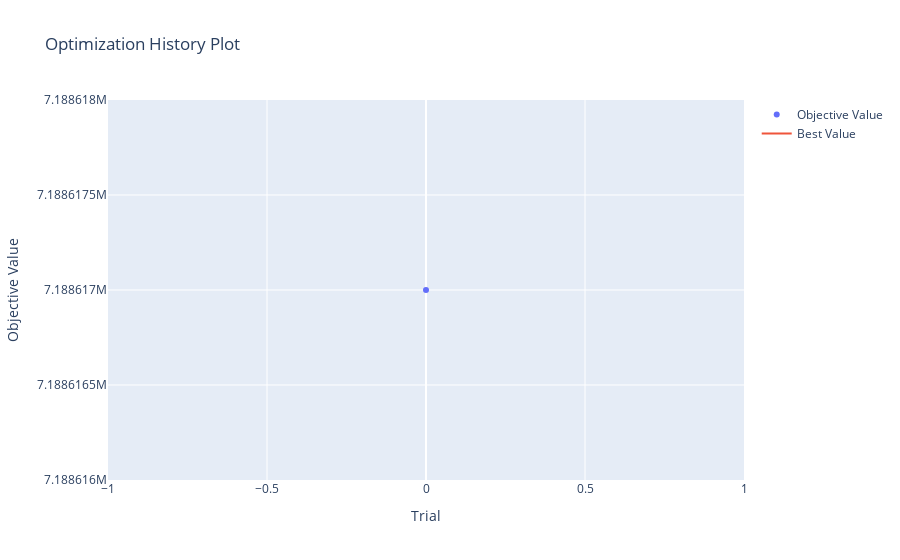

Notebook code for this chart:
### Code cell
from optuna.visualization import plot_optimization_history

fig = plot_optimization_history(study)
fig.show()

### Figure 1 — Plotly figure (JSON) as saved in the notebook; plotly's stock layout.template omitted (floating-point values rounded to 4 significant figures)
{"data": [{"mode": "markers", "name": "Objective Value", "type": "scatter", "x": [0], "y": [7188617]}, {"mode": "lines", "name": "Best Value", "type": "scatter", "x": [0], "y": [7188617]}, {"marker": {"color": "#cccccc"}, "mode": "markers", "name": "Infeasible Trial", "showlegend": false, "type": "scatter", "x": [], "y": []}], "layout": {"title": {"text": "Optimization History Plot"}, "xaxis": {"title": {"text": "Trial"}}, "yaxis": {"title": {"text": "Objective Value"}}}}
